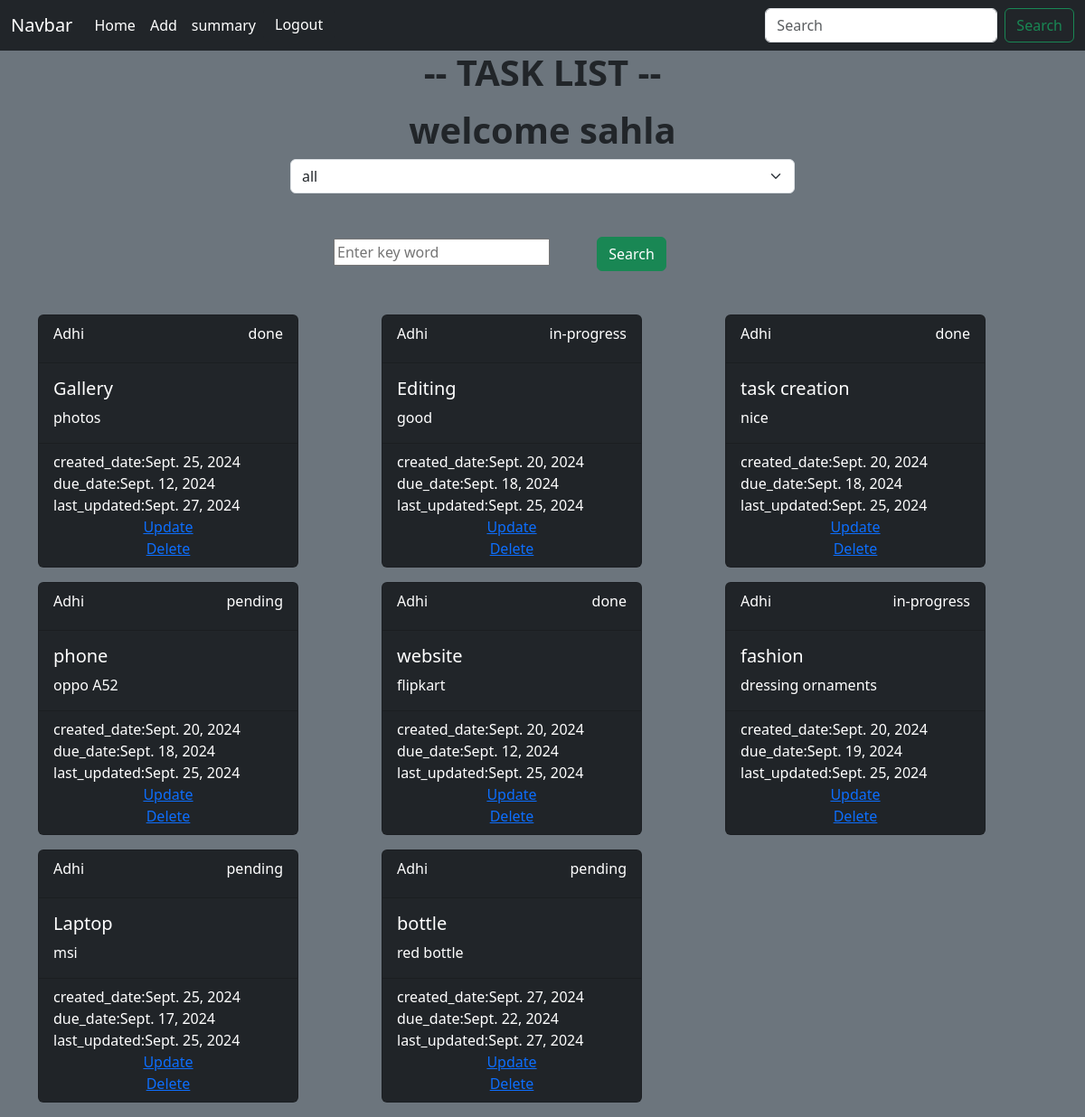
/task/list/ (signed in), run on the app's committed database.
### myapp/models.py (models this page shows, shortened)
class Task(models.Model):
    title=models.CharField(max_length=200)
    description=models.TextField()
    created_date=models.DateTimeField(auto_now_add=True)
    due_date=models.DateTimeField(null=True)
    update_date=models.DateTimeField(auto_now=True)
    category_choices=(
        ("personal","personal"),
        ("business","business")
    )
    category=models.CharField(max_length=200,choices=category_choices,default="personal")
    status_choices=(
        ("pending","pending"),
        ("in-progress","in-progress"),
        ("done","done")
    )
    status=models.CharField(max_length=200,choices=status_choices,default="pending")
    user=models.ForeignKey(User,on_delete=models.CASCADE)

### myapp/views.py (the view)
# urls.py: path("task/list/",views.TaskListView.as_view(),name="task_list"),
@method_decorator(decs,name="dispatch")
class TaskListView(View):
    def get(self,request,*args,**kwargs):
        search_text=request.GET.get("search_text")
        selected_category=request.GET.get("category","all")
        if selected_category =="all":
            qs=Task.objects.filter(user=request.user)
        else:
            qs=Task.objects.filter(category=selected_category,user=request.user)
        if search_text!=None:
            qs=Task.objects.filter(user=request.user)
            qs=Task.objects.filter(Q(title__icontains=search_text)|Q(description__contains=search_text))
        return render(request,"task_list.html",{"tasks":qs,"selected":selected_category})

### myapp/templates/task_list.html (shortened to what this page needs)
{%extends 'base.html'%}
{%block main_block%}
<h1><center><b>-- TASK LIST --</b></center></h1>
<div class="container my-3 ">
    <h1><center><b>welcome sahla {{requset.user}}</b></center></h1>
    <div class="w-50 mx-auto">
        <form action="">
            <select name="category" id="" class="form-select" onchange="this.form.submit()">
                <option value="all" {%if selected == "all" %} selected {%endif%}>all</option>
            </select>
        </form>
        <form action="{%url 'task_list'%}" class="pt-5 mx-auto">
            <input type="text" placeholder="Enter key word" name="search_text" class="mx-5">
            <button type="submit " class="submit btn btn-success">Search</button>
        </form>
    </div>
</div>
<div class="container mt-5">
    <div class="row">
        {%for t in tasks%}
        <div class="col-4">
            <div class="card text-bg-dark mb-3" style="max-width: 18rem;">
                <div class="card-header d-flex justify-content-between">
                    <div> {{t.user}} </div>
                    <div>
                    </div>
                    <div> {{t.status}} </div>
                </div>
                <div class="card-body ">
                    <h5 class="card-title">{{t.title}}</h5>
                    <p class="card-text">{{t.description}}</p>
                </div>
                <div class="card-footer text-body-white">
                    created_date:{{t.created_date | date}}
                    due_date:{{t.due_date | date}}<br>
                    last_updated:{{t.update_date |date}}
                   <center><a href="{%url 'task_update' t.id%}">Update</a><br>
                   <a href="{%url 'task_delete' t.id%}">Delete</a></center>
                </div>
            </div>
        </div>
        {%endfor%}
    </div>
</div>
{%endblock%}

### myapp/templates/base.html (shortened to what this page needs)
<!DOCTYPE html>
<html lang="en">
<head>
    <link href="https://cdn.jsdelivr.net/npm/bootstrap@5.3.3/dist/css/bootstrap.min.css" rel="stylesheet">
</head>
<body class="bg-secondary">
    <nav class="navbar navbar-expand-lg navbar-dark bg-dark">
        <div class="container-fluid">
          <a class="navbar-brand" href="#">Navbar</a>
          <div class="collapse navbar-collapse" id="navbarSupportedContent">
            <ul class="navbar-nav me-auto mb-2 mb-lg-0">
              <li class="nav-item">
                <a class="nav-link active" aria-current="page" href="{%url 'task_list'%}">Home</a>
              </li>
              <li class="nav-item">
                <a class="nav-link active" aria-current="page"  href="{%url 'task_create'%}">Add</a>
              </li>
              <li class="nav-item">
                <a class="nav-link active" aria-current="page"  href="{%url 'task_summary'%}">summary</a>
              </li>
              <li class="nav-item">
                <a href="{%url 'logout'%}" class="btn btn-dark">Logout</a>
              </li>
            </ul>
            <form class="d-flex" action="{%url 'task_list'%}">
              <input class="form-control me-2" type="search" placeholder="Search" aria-label="Search" name="search_text">
              <button class="btn btn-outline-success" type="submit">Search</button>
            </form>
          </div>
        </div>
      </nav>
      {%block main_block%}
      {%endblock%}
</body>
</html>

### data on the page
Task: user "Adhi", status "done", title "Gallery", description "photos", created_date "Sept. 25, 2024", due_date "Sept. 12, 2024", update_date "Sept. 27, 2024"
Task: user "Adhi", status "in-progress", title "Editing", description "good", created_date "Sept. 20, 2024", due_date "Sept. 18, 2024", update_date "Sept. 25, 2024"
Task: user "Adhi", status "done", title "task creation", description "nice", created_date "Sept. 20, 2024", due_date "Sept. 18, 2024", update_date "Sept. 25, 2024"
Task: user "Adhi", status "pending", title "phone", description "oppo A52", created_date "Sept. 20, 2024", due_date "Sept. 18, 2024", update_date "Sept. 25, 2024"
Task: user "Adhi", status "done", title "website", description "flipkart", created_date "Sept. 20, 2024", due_date "Sept. 12, 2024", update_date "Sept. 25, 2024"
Task: user "Adhi", status "in-progress", title "fashion", description "dressing ornaments", created_date "Sept. 20, 2024", due_date "Sept. 19, 2024", update_date "Sept. 25, 2024"
Task: user "Adhi", status "pending", title "Laptop", description "msi", created_date "Sept. 25, 2024", due_date "Sept. 17, 2024", update_date "Sept. 25, 2024"
Task: user "Adhi", status "pending", title "bottle", description "red bottle", created_date "Sept. 27, 2024", due_date "Sept. 22, 2024", update_date "Sept. 27, 2024"
